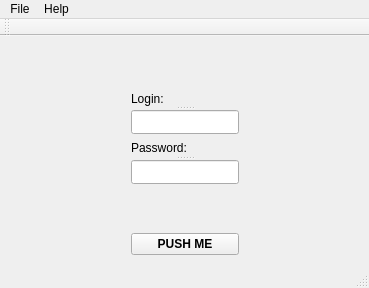
<?xml version="1.0" encoding="UTF-8"?>
<ui version="4.0">
 <class>MainWindow</class>
 <widget class="QMainWindow" name="MainWindow">
  <property name="geometry">
   <rect>
    <x>0</x>
    <y>0</y>
    <width>369</width>
    <height>288</height>
   </rect>
  </property>
  <property name="windowTitle">
   <string>MainWindow</string>
  </property>
  <widget class="QWidget" name="centralWidget">
   <layout class="QGridLayout" name="gridLayout">
    <item row="0" column="0" colspan="3">
     <spacer name="verticalSpacer_4">
      <property name="orientation">
       <enum>Qt::Vertical</enum>
      </property>
      <property name="sizeHint" stdset="0">
       <size>
        <width>201</width>
        <height>40</height>
       </size>
      </property>
     </spacer>
    </item>
    <item row="4" column="1">
     <widget class="QPushButton" name="pushButtonLog">
      <property name="font">
       <font>
        <pointsize>9</pointsize>
        <weight>75</weight>
        <bold>true</bold>
       </font>
      </property>
      <property name="autoFillBackground">
       <bool>false</bool>
      </property>
      <property name="text">
       <string>PUSH ME</string>
      </property>
     </widget>
    </item>
    <item row="1" column="0">
     <spacer name="horizontalSpacer">
      <property name="orientation">
       <enum>Qt::Horizontal</enum>
      </property>
      <property name="sizeHint" stdset="0">
       <size>
        <width>100</width>
        <height>20</height>
       </size>
      </property>
     </spacer>
    </item>
    <item row="1" column="1">
     <widget class="QSplitter" name="splitter_3">
      <property name="orientation">
       <enum>Qt::Vertical</enum>
      </property>
      <widget class="QLabel" name="label_log">
       <property name="text">
        <string>Login:</string>
       </property>
      </widget>
      <widget class="QLineEdit" name="lineEdit_log"/>
     </widget>
    </item>
    <item row="1" column="2">
     <spacer name="horizontalSpacer_2">
      <property name="orientation">
       <enum>Qt::Horizontal</enum>
      </property>
      <property name="sizeHint" stdset="0">
       <size>
        <width>40</width>
        <height>20</height>
       </size>
      </property>
     </spacer>
    </item>
    <item row="2" column="1">
     <widget class="QSplitter" name="splitter">
      <property name="orientation">
       <enum>Qt::Vertical</enum>
      </property>
      <widget class="QLabel" name="label_pass">
       <property name="text">
        <string>Password:</string>
       </property>
      </widget>
      <widget class="QLineEdit" name="lineEdit_pass"/>
     </widget>
    </item>
    <item row="2" column="0">
     <spacer name="horizontalSpacer_3">
      <property name="orientation">
       <enum>Qt::Horizontal</enum>
      </property>
      <property name="sizeHint" stdset="0">
       <size>
        <width>103</width>
        <height>20</height>
       </size>
      </property>
     </spacer>
    </item>
    <item row="2" column="2">
     <spacer name="horizontalSpacer_4">
      <property name="orientation">
       <enum>Qt::Horizontal</enum>
      </property>
      <property name="sizeHint" stdset="0">
       <size>
        <width>100</width>
        <height>30</height>
       </size>
      </property>
     </spacer>
    </item>
    <item row="3" column="0" colspan="3">
     <spacer name="verticalSpacer">
      <property name="orientation">
       <enum>Qt::Vertical</enum>
      </property>
      <property name="sizeHint" stdset="0">
       <size>
        <width>204</width>
        <height>41</height>
       </size>
      </property>
     </spacer>
    </item>
   </layout>
  </widget>
  <widget class="QMenuBar" name="menuBar">
   <property name="geometry">
    <rect>
     <x>0</x>
     <y>0</y>
     <width>369</width>
     <height>21</height>
    </rect>
   </property>
   <widget class="QMenu" name="menuFile">
    <property name="title">
     <string>File</string>
    </property>
    <addaction name="actionClose"/>
   </widget>
   <widget class="QMenu" name="menuHelp">
    <property name="title">
     <string>Help</string>
    </property>
    <addaction name="actionAbout"/>
   </widget>
   <addaction name="menuFile"/>
   <addaction name="menuHelp"/>
  </widget>
  <widget class="QToolBar" name="mainToolBar">
   <attribute name="toolBarArea">
    <enum>TopToolBarArea</enum>
   </attribute>
   <attribute name="toolBarBreak">
    <bool>false</bool>
   </attribute>
  </widget>
  <widget class="QStatusBar" name="statusBar"/>
  <action name="actionAbout">
   <property name="text">
    <string>About</string>
   </property>
  </action>
  <action name="actionClose">
   <property name="text">
    <string>Close</string>
   </property>
  </action>
 </widget>
 <layoutdefault spacing="6" margin="11"/>
 <resources/>
 <connections>
  <connection>
   <sender>actionClose</sender>
   <signal>triggered()</signal>
   <receiver>MainWindow</receiver>
   <slot>close()</slot>
   <hints>
    <hint type="sourcelabel">
     <x>-1</x>
     <y>-1</y>
    </hint>
    <hint type="destinationlabel">
     <x>199</x>
     <y>149</y>
    </hint>
   </hints>
  </connection>
 </connections>
</ui>
